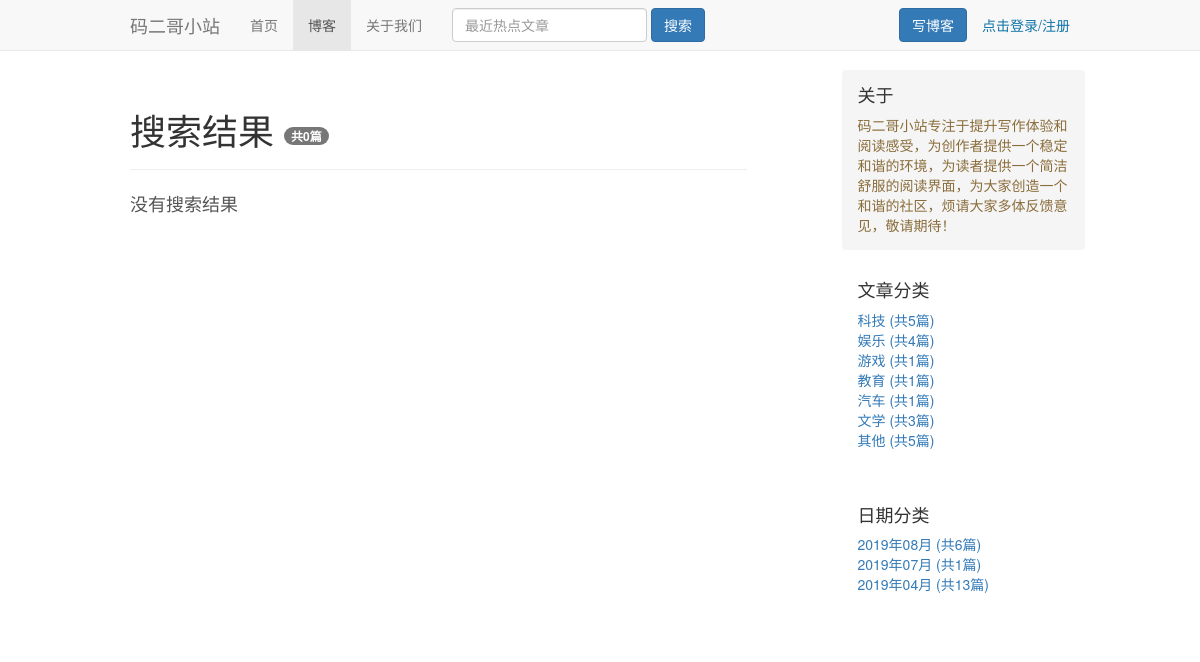
The app's page /search/ with its own data.
### blog/models.py (models this page shows, shortened)
class BlogCategory(models.Model):
    category_name = models.CharField(max_length=15, verbose_name='文章类型')
    class Meta:
        verbose_name = "文章分类"
        verbose_name_plural = verbose_name
    def getNum(self):
        return Blog.objects.filter(blog_category=self).count()

### myblog/views.py (the view)
# urls.py: path('search/', search, name='search'),
def search(request):
    content = str(request.GET.get('keyword')).strip()
    blogs = Blog.objects.filter(Q(title__contains=content)|Q(content__contains=content)).all()
    url = 'keyword='+content
    dic = get_pub_data(request, blogs)
    dic['url']=url
    return render(request, 'search.html', dic)

### blog/views.py (called while the page is built)
def get_pub_data(request, obj):
    blog_category = BlogCategory.objects.all()
    blog_dates = Blog.objects.dates('create_time', 'month', 'DESC')
    blog_dates_dic = {}
    for blog_date in blog_dates:
        c = Blog.objects.filter(create_time__year=blog_date.year, create_time__month=blog_date.month).count
        blog_dates_dic[blog_date] = c
    dic = {'blog_category': blog_category, 'blog_dates': blog_dates_dic, }
    if obj:
        blogs, page_range = get_page(request, obj)
        dic['blogs'] = blogs
        dic['page_range'] = page_range
    return dic

### templates/search.html (shortened to what this page needs)
{% extends 'blog.html' %}
{% block blog_main %}
        <div class="col-sm-8 blog-main">
        {% block left_content %}
        <div class="page-header">
          <h1>搜索结果   <span class="badge">共{% if not blogs %}0{% else %}{{ blogs.paginator.count }}{% endif %}篇</span></h1>
        </div>
            {% for blog in blogs %}
          <div class="blog-post">
          <a href="{% url 'blog_detail' blog.pk %}">
            <h3 class="blog-post-title">{{ blog.title }}</h3>
          </a>
            <p class="blog-post-meta" style="font-size: smaller"><span class="glyphicon glyphicon-tags" aria-hidden="true"></span> {{ blog.blog_category }} &nbsp;阅读({{ blog.get_read_count }}) &nbsp;评论({{ blog.get_comment_count }}) &nbsp; {{ blog.create_time|date:'Y-m-d H:i:s' }} &nbsp; 作者: {{ blog.author }}</p>
          </div>
                {% empty %}
                没有搜索结果
            {% endfor %}
            {% endblock %}
<nav aria-label="Page navigation" class="text-center">
</nav>
        </div>
        {% endblock %}

### templates/blog.html (shortened to what this page needs)
{% extends 'base.html' %}
{% load staticfiles %}
{% block active %}
    <li><a href="{% url 'index' %}">首页</a></li>
    <li class="active"><a href="{% url 'blog' %}">博客</a></li>
    <li><a href="{% url 'aboutus' %}">关于我们</a></li>
{% endblock %}
{% block content %}
      <div class="row">
        {% block blog_main %}{% endblock %}
        <div class="col-sm-3 col-sm-offset-1 blog-sidebar">
          <div class="sidebar-module sidebar-module-inset">
            <h4>关于</h4>
            <p class="text-warning">码二哥小站专注于提升写作体验和阅读感受，为创作者提供一个稳定和谐的环境，为读者提供一个简洁舒服的阅读界面，为大家创造一个和谐的社区，烦请大家多体反馈意见，敬请期待！</p>
          </div>
          <div class="sidebar-module">
            <h4>文章分类</h4>
            <ol class="list-unstyled">
              {% for blog_c in blog_category %}
                  <li><a href="{% url 'categroy' blog_c.id %}">{{ blog_c.category_name }} (共{{ blog_c.getNum }}篇)</a></li>
                  {% empty %}
                  暂无分类
              {% endfor %}
            </ol>
          </div>
          <div class="sidebar-module">
            <h4>日期分类</h4>
            <ol class="list-unstyled">
                {% for blog_date,count in blog_dates.items %}
              <li><a href="{% url 'date' blog_date.year blog_date.month %}">{{ blog_date|date:'Y年m月' }} (共{{ count }}篇)</a></li>
                {% endfor %}
            </ol>
          </div>
        </div>
      </div>
{% endblock %}

### static/css/blog.css (style rules this page uses)
body { color: #555; padding-top: 70px; min-height: 100%; }
h1, .h1, h2, .h2, h3, .h3, h4, .h4, h5, .h5, h6, .h6 { margin-top: 0; font-family: "Helvetica Neue", Helvetica, Arial, sans-serif; font-weight: normal; color: #333; }
.blog-main { font-size: 18px; line-height: 1.5; }
.sidebar-module { padding: 15px; margin: 0 -15px 15px; }
.sidebar-module-inset { padding: 15px; background-color: #f5f5f5; border-radius: 4px; }
.sidebar-module-inset p:last-child, .sidebar-module-inset ul:last-child, .sidebar-module-inset ol:last-child { margin-bottom: 0; }

### records on screen
BlogCategory: category_name "科技", getNum "5"
BlogCategory: category_name "娱乐", getNum "4"
BlogCategory: category_name "游戏", getNum "1"
BlogCategory: category_name "教育", getNum "1"
BlogCategory: category_name "汽车", getNum "1"
BlogCategory: category_name "文学", getNum "3"
BlogCategory: category_name "其他", getNum "5"

### other values on screen
{{ blog_date|date:'Y年m月' }} "2019年08月" "2019年07月" "2019年04月"
{{ count }} "6" "1" "13"
